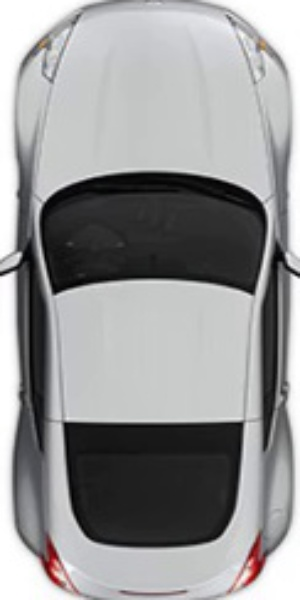
#> input picture target.jpg, 300 x 600 px
$ python detector.py   (older library calls are emulated)
#> lines starting #> are read from the running program, lines starting #| are printed output that depends on the picture; after the words box and inside, x2 and y2 are one past the last pixel; in counts of white or black regions, pixels touching at a corner belong together
import os
import time
import cv2
import numpy as np


fourcc = cv2.VideoWriter_fourcc(*'XVID')
out = cv2.VideoWriter('output.avi', fourcc, 2.0, (1200,1000))


def Detector(image):
    gray = cv2.cvtColor(image, cv2.COLOR_BGR2GRAY)
    blurred = cv2.GaussianBlur(gray, (5, 5), 0)

    edged = cv2.Canny(gray, 80, 150)

    kernel = np.ones((5,5),np.uint8)
    closed = cv2.morphologyEx(edged, cv2.MORPH_CLOSE, kernel)

    _, contours, _ = cv2.findContours(closed.copy(), cv2.RETR_EXTERNAL, cv2.CHAIN_APPROX_SIMPLE)

    for cnt in contours:

        if not cv2.contourArea(cnt) > 5000:
            continue

        # Straight Rectangle
        #x, y, w, h = cv2.boundingRect(cnt)
        #image = cv2.rectangle(image,(x,y),(x+w, y+h),(0,255,0), 10) # green

        # Rotated Rectangle
        rect = cv2.minAreaRect(cnt)
        box = cv2.boxPoints(rect)
        box = np.int0(box)
        image = cv2.drawContours(image, [box], -1, (0,255,0), 5) # blue

    return image


num_images = 30
num_vehicle = 2

for compose in range(num_images): # 몇 장이나 합성을 할 것인지 설정

    print("[%03d / %03d]" % (compose, num_images) , end='\r')

    """ load fg & bg image """
    img_vehicle = cv2.imread("target.jpg")    # 연기소스 불러오기
#> img_vehicle is the input picture: shape (600, 300, 3); mean B, G, R 150.6, 149.9, 149.9
    img_background = cv2.imread("perspective_background.jpg")  # 배경영상 불러오기
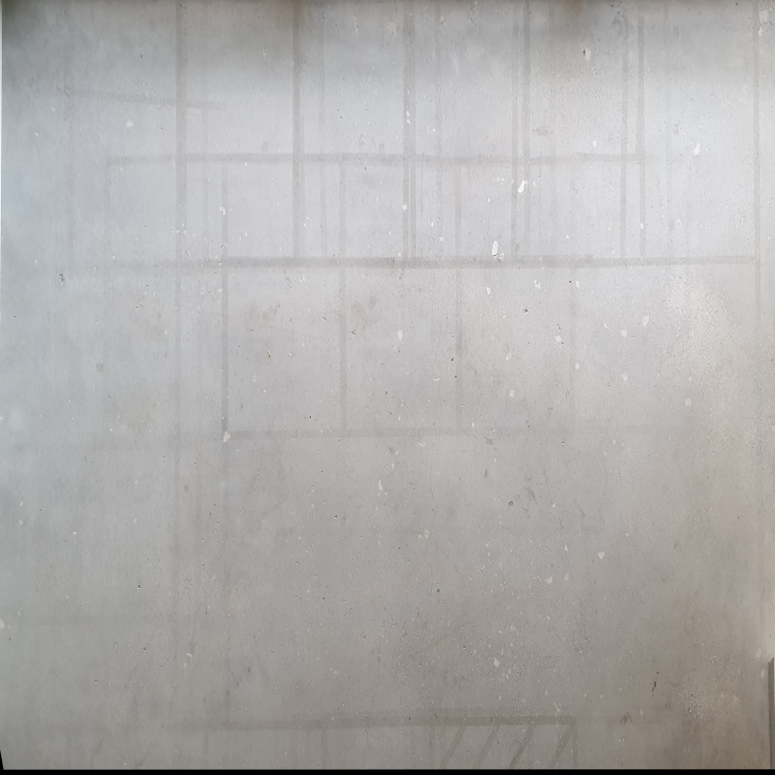
#> input picture perspective_background.jpg, 3100 x 3100 px (shown at 1/4 size)
#> img_background is the input picture: shape (3100, 3100, 3); mean B, G, R 172.9, 174.2, 175.9


    """ padding """
    vehicle_row, vehicle_col = img_vehicle.shape[:2]
#> vehicle_row = 600; vehicle_col = 300

    img_vehicle_pad = np.ones( (vehicle_row*2, vehicle_col*2, 3), dtype=np.uint8) * 255
    img_vehicle_pad[int(vehicle_row*0.5):int(vehicle_row*1.5) , int(vehicle_col*0.5):int(vehicle_col*1.5), :] = img_vehicle

    num_vehicle = np.random.randint(1, 4)

    for v in range(num_vehicle):

        """ target random rotation """
        angle = np.random.randint(0, 360)

        vehicle_row, vehicle_col = img_vehicle_pad.shape[:2]
        M = cv2.getRotationMatrix2D( (vehicle_col/2, vehicle_row/2) , angle, 1.0)

        img_vehicle_rotated = cv2.warpAffine(img_vehicle_pad, M, (vehicle_col, vehicle_row), borderValue=(255,255,255))


        """ target resize """
        vehicle_row = 1000    # 연기소스를 resize 시킬 세로 길이 범위설정
        vehicle_col = 500    # 연기소스를 resize 시킬 가로 길이

        img_vehicle_rotated = cv2.resize(img_vehicle_rotated, dsize = (vehicle_col, vehicle_row), interpolation=cv2.INTER_LINEAR) # 연기소스를 위에서 랜덤하게 설정한 가로 세로 길이로 resize


        """ target tight cropping """
        height_bg, width_bg = img_background.shape[:2]  # 배경영상의 세로 가로 길이 할당
        height_sm, width_sm = img_vehicle_rotated.shape[:2]       # 연기소스의 세로 가로 길이 할당

        x_offset_s = np.random.randint(0, width_bg - width_sm)    # 가로길이의 오프셋(합성할 연기의 가로 위치)을 랜덤하게 설정 (최댓값은 연기소스와 배경영상의 가로길이 차이까지)
        y_offset_s = np.random.randint(0, height_bg - height_sm)  # 세로길이의 오프셋(합성할 연기의 세로 위치)을 랜덤하게 설정 (최댓값은 연기소스와 배경영상의 세로길이 차이까지)

        # for cropping
        img_border = (img_vehicle_rotated < 230).sum(2) == 3

        h_arr, w_arr = np.nonzero(img_border)

        vehicle_h_min, vehicle_h_max = h_arr.min(), h_arr.max()
        vehicle_w_min, vehicle_w_max = w_arr.min(), w_arr.max()

        img_vehicle_crop = img_vehicle_rotated[vehicle_h_min:vehicle_h_max, vehicle_w_min:vehicle_w_max, :]


        """ natural composition """
        img_add_vehicle = img_background

        y_offset_e = y_offset_s + vehicle_h_max - vehicle_h_min
        x_offset_e = x_offset_s + vehicle_w_max - vehicle_w_min

        img_add_vehicle[y_offset_s:y_offset_e, x_offset_s:x_offset_e] = np.where( img_vehicle_crop < 230 , img_vehicle_crop, img_background[y_offset_s:y_offset_e, x_offset_s:x_offset_e] )
#> this loop made 1 pass
#> (vehicle_h_min, vehicle_h_max, vehicle_w_min, vehicle_w_max, y_offset_e, x_offset_e) on pass 1: (280, 722, 26, 481, 1277, 2108)
#> pass 1, `img_vehicle_rotated = cv2.warpAffine(img_vehicle_pad, M, (vehicle_col,..`:
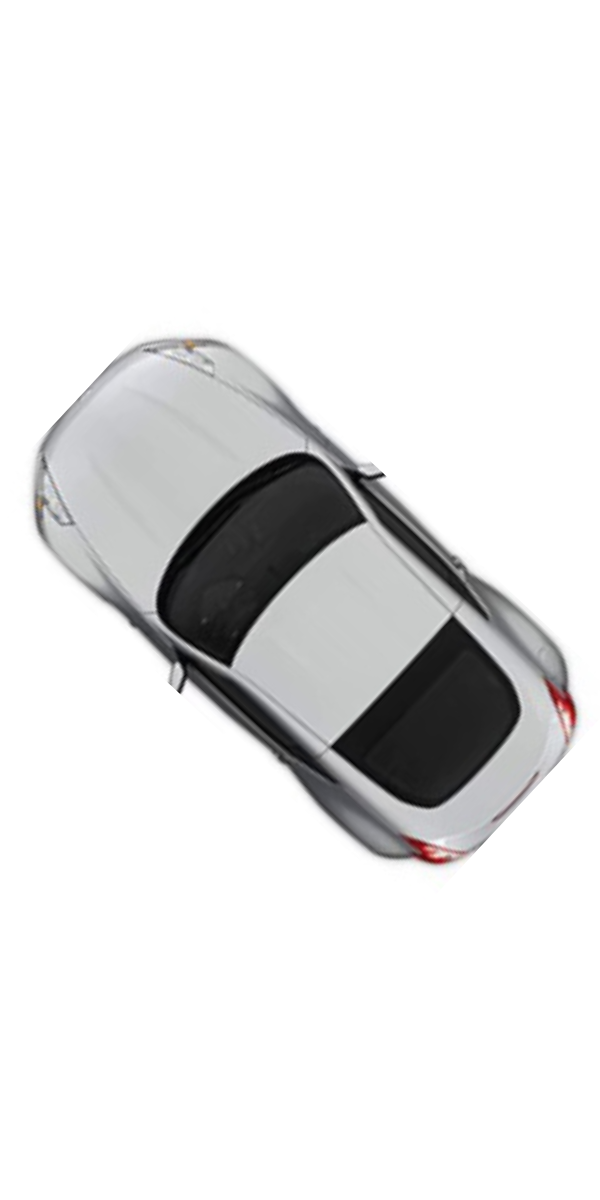
#> img_vehicle_rotated: shape (1200, 600, 3); mean B, G, R 228.9, 228.7, 228.7
#> pass 1, `img_border = (img_vehicle_rotated < 230).sum(2) == 3`:
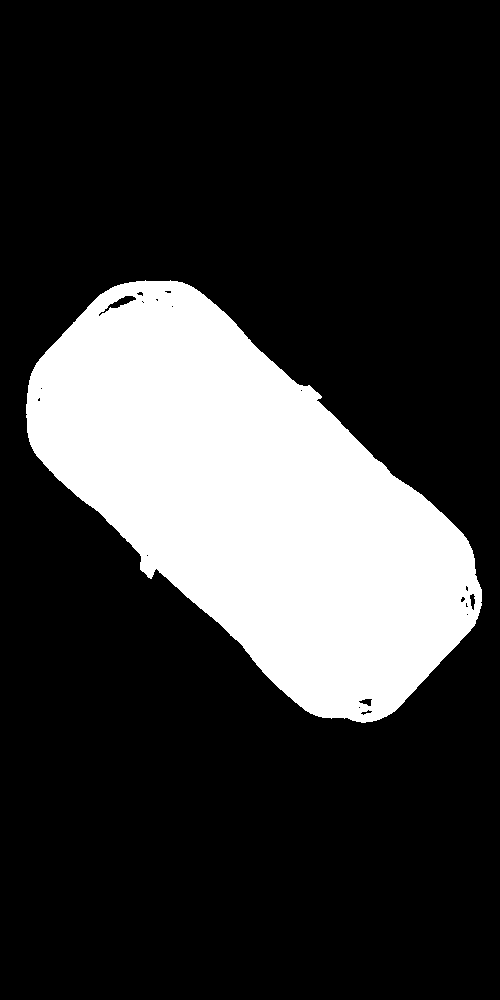
#> img_border: shape (1000, 500) bool; 22.2% white; 1 white region, box (x1, y1, x2, y2) and area: (26, 280, 482, 723) 110768
#> pass 1, `img_vehicle_crop = img_vehicle_rotated[vehicle_h_min:vehicle_h_max, ve..`:
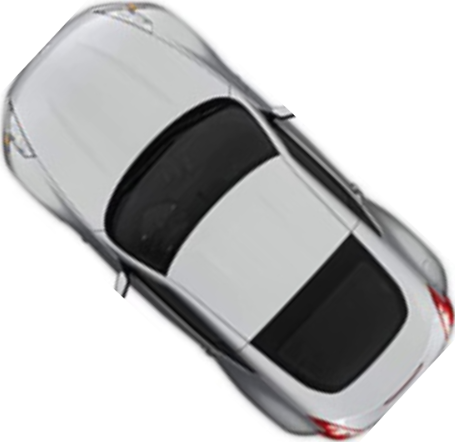
#> img_vehicle_crop: shape (442, 455, 3); mean B, G, R 190.1, 189.7, 189.7


    img_add_vehicle = cv2.resize(img_add_vehicle, (1200, 1000))
#> img_add_vehicle: shape (1000, 1200, 3)


    """ vehicle detect """
    t0 = time.time()
    img_detected = Detector(img_add_vehicle)
#> in Detector, `edged = cv2.Canny(gray, 80, 150)`: edged: shape (1000, 1200); 0.67% white in thin lines or dots
#> in Detector, `closed = cv2.morphologyEx(edged, cv2.MORPH_CLOSE, kernel)`:
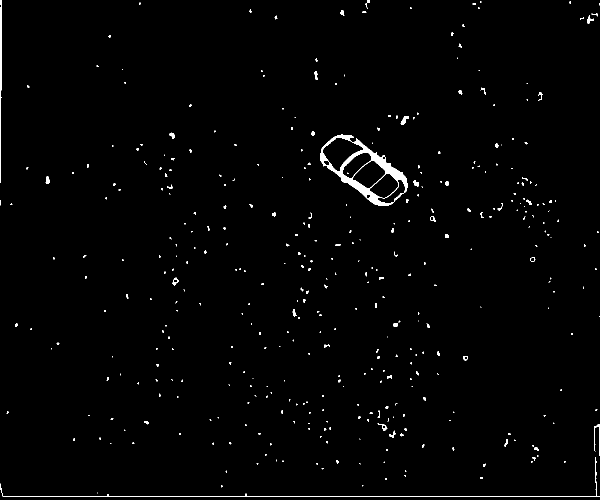
#> closed: shape (1000, 1200) (shown at 1/2 size); 1.1% white; 392 white regions (300 under 20 px)
#> in Detector, `_, contours, _ = cv2.findContours(closed.copy(), cv2.RETR_EXTERNAL, cv..`: contours = 391 contours, 352 with area under 20; largest, box (x1, y1, x2, y2) and area: (640, 269, 816, 412) 13592, (0, 0, 4, 366) 482, (0, 914, 1200, 994) 233, (801, 232, 817, 249) 119, (344, 555, 357, 571) 96
#> the loop in Detector, `for cnt in contours: ` made 391 passes
#> cnt on passes 1, 4, 5: [[194, 985], [194, 986]], [[770, 956], [770, 959], [772, 959], [772, 956]], [[960, 954], [960, 956], [965, 956], [965, 954]]
#> after the loop in Detector, `for cnt in contours:`:
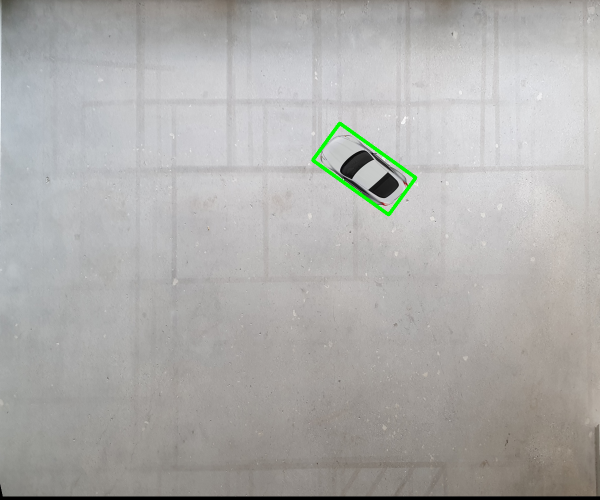
#> image: shape (1000, 1200, 3) (shown at 1/2 size); mean B, G, R 171.4, 173.5, 174.4
    t1 = time.time()

    #img_detected = cv2.resize(img_detected, (1200, 800))
    img_detected = cv2.putText(img_detected, "FPS : %d" % (1/(t1-t0)), (50, 50), cv2.FONT_HERSHEY_SIMPLEX, 1, (0,0,0), thickness=3)
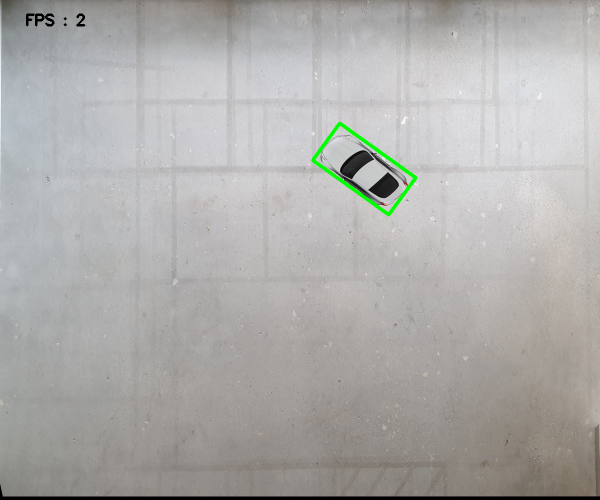
#> img_detected: shape (1000, 1200, 3) (shown at 1/2 size); 0.09% of pixels changed, all inside (x1, y1, x2, y2) = (52, 27, 171, 53)

    cv2.imshow("out", img_detected)
    out.write(img_detected)

    if cv2.waitKey(50) & 0xFF == ord('q'):
#> (key q is pressed here)
        break

cv2.destroyAllWindows()

print("\ndone")
